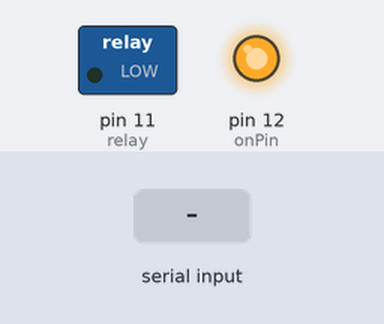
Bench run of a sketch on a simulated Arduino Uno, built with avr-gcc and run on an emulated ATmega328P. Shown: switched loads named in the sketch (green lamp = pin HIGH), output pins drawn as LEDs (lit = HIGH). The test bench sets the inputs (shaded band).

Above: at 1.2 s.
1.3 s: "A" received over Serial
At 1.6 s:
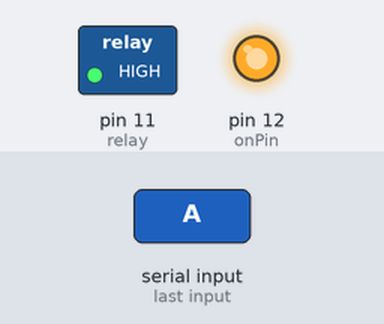
2.8 s: "B" received over Serial
At 10.1 s:
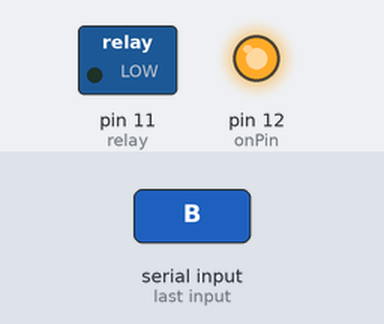
Timing chart, 0 to 11.6 s (numbered marks = the images above; inputs shaded):
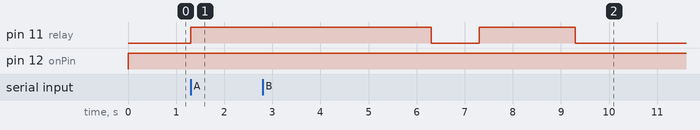

The sketch:

SchoolAssistantArduinoCode.ino
```cpp
int message = 0;
int relay = 11;
int onPin = 12;

void setup()
{
 Serial.begin(9600);
 pinMode(relay, OUTPUT);
 pinMode(onPin, OUTPUT);
}

void loop()
{
  digitalWrite(onPin, HIGH);
 if (Serial.available() > 0)
 {
  message = Serial.read();
  if (message == 'A')
   {
   digitalWrite(relay, HIGH);
   delay(3000);
   digitalWrite(relay, LOW);
  }
  if (message == 'B')
  {
   digitalWrite(relay, HIGH);
   delay(2000);
   digitalWrite(relay, LOW);
   delay(1000);
   digitalWrite(relay, HIGH);
   delay(2000);
   digitalWrite(relay, LOW);
  }
  if (message == 'C')
  {
   digitalWrite(relay, HIGH);
   delay(10000);
   digitalWrite(relay, LOW);
  }
 }
}
```

Measured:
- after the input at 1.3 s, pin 11 (relay): LOW → HIGH at once
- after the input at 2.8 s, pin 11 (relay): HIGH → LOW after 3.5 s instead of 1.5 s
